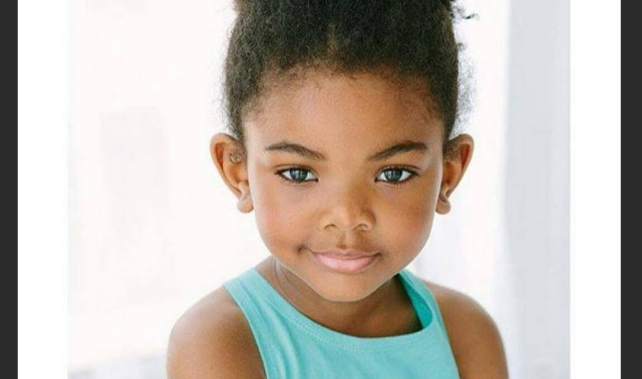
#> input picture pp2.png, 642 x 379 px, found by its file name
$ python 'Face Detection and Eye Color and skin color.py'
#> lines starting #> are read from the running program, lines starting #| are printed output that depends on the picture; after the words box and inside, x2 and y2 are one past the last pixel; in counts of white or black regions, pixels touching at a corner belong together
import cv2
import numpy as np

# Function to determine the eye color based on Hue and Value in the HSV color space
def get_eye_color(hue, value):
    if value < 50:
        return "black"  # If the brightness is low, the eye is considered black.
    elif hue >= 100 and hue <= 140:
        return "blue"
    elif hue >= 40 and hue <= 80:
        return "green"
    elif hue >= 10 and hue <= 25:
        return "brown"
    elif hue >= 25 and hue <= 35:
        return "Hazel"
    elif hue >= 85 and hue <= 135:
        return "Gray"
    elif hue >= 30 and hue <= 50:
        return "Amber"
    elif hue >= 140 and hue <= 160:
        return "Violet"
    else:
        return "Undefined"  # If the color doesn't match known color ranges

# Function to determine the skin tone based on Hue, Saturation, and Value in the HSV color space
def get_skin_tone(hue, saturation, value):
    if saturation < 40:
        return "Pale"  # If saturation is low, the skin is considered pale
    elif hue >= 0 and hue <= 25:
        return "Light skin"
    elif hue >= 25 and hue <= 40:
        return "Medium light skin"
    elif hue >= 40 and hue <= 60:
        return "Medium skin"
    elif hue >= 60 and hue <= 90:
        return "Medium dark skin"
    elif hue >= 90 and hue <= 140:
        return "Dark skin"
    else:
        return "Unknown skin tone"  # If the color doesn't match known skin tones

# Function to detect face and eyes, then classify their colors and skin tone
def detect_face_and_eyes(image_path):
    # Load the image
    image = cv2.imread(image_path)
#> image is the input picture: shape (379, 642, 3); mean B, G, R 178, 186.1, 193.7
    if image is None:
        print("Image not found or failed to load.")
        return

    gray = cv2.cvtColor(image, cv2.COLOR_BGR2GRAY)
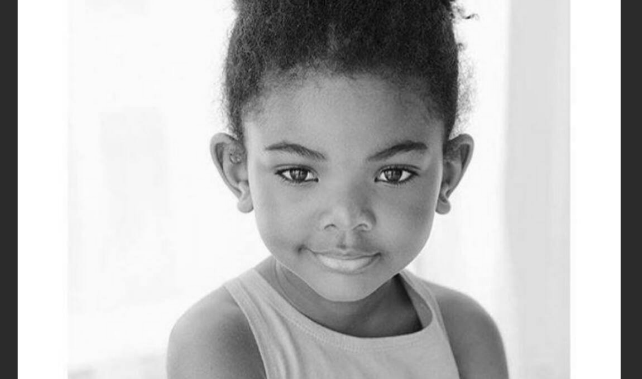
#> gray: shape (379, 642); min 5, max 255, mean 187.5

    # Load Haar Cascade files for face and eye detection
    face_cascade = cv2.CascadeClassifier(cv2.data.haarcascades + 'haarcascade_frontalface_default.xml')
    if face_cascade.empty():
        print("Failed to load Haar Cascade file for face detection.")
        return

    eye_cascade = cv2.CascadeClassifier(cv2.data.haarcascades + 'haarcascade_eye.xml')
    if eye_cascade.empty():
        print("Failed to load Haar Cascade file for eye detection.")
        return

    # Detect faces in the image
    faces = face_cascade.detectMultiScale(gray, 1.3, 5)
#> faces = [[215, 68, 257, 257]]

    # For each detected face, detect eyes and classify their color
    for (x, y, w, h) in faces:
        cv2.rectangle(image, (x, y), (x + w, y + h), (255, 0, 0), 2)  # Draw a rectangle around the face
        face_region = image[y:y + h, x:x + w]

        # Detect eyes within the face region
        eyes = eye_cascade.detectMultiScale(face_region)

        # Ensure only two eyes are detected
        eyes_detected = 0  # Counter for detected eyes
        for (ex, ey, ew, eh) in eyes:
            if eyes_detected < 2:  # If fewer than two eyes are detected
                cv2.rectangle(image, (x + ex, y + ey), (x + ex + ew, y + ey + eh), (0, 255, 0), 2)  # Draw a rectangle around the eye
                eye = image[y + ey:y + ey + eh, x + ex:x + ex + ew]  # Extract the eye region
                eye_resized = cv2.resize(eye, (50, 50))  # Resize the eye image for better processing speed
                hsv_eye = cv2.cvtColor(eye_resized, cv2.COLOR_BGR2HSV)  # Convert the eye image to HSV
                avg_hue = np.mean(hsv_eye[:, :, 0])  # Get the average Hue value
                avg_value = np.mean(hsv_eye[:, :, 2])  # Get the average Value (brightness)
                eye_color = get_eye_color(avg_hue, avg_value)  # Determine the eye color

                # Display the eye color on the image
                font = cv2.FONT_HERSHEY_SIMPLEX
                cv2.putText(image, eye_color, (x + ex, y + ey - 10), font, 0.9, (255, 255, 255), 2, cv2.LINE_AA)
                eyes_detected += 1  # Increment the eye counter

        # Extract the skin region (area below the face, roughly the neck and lower face)
        skin_region = image[y + int(h/4):y + h, x:x + w]
        hsv_skin = cv2.cvtColor(skin_region, cv2.COLOR_BGR2HSV)  # Convert the skin region to HSV
        avg_hue_skin = np.mean(hsv_skin[:, :, 0])  # Get the average Hue of the skin
        avg_saturation_skin = np.mean(hsv_skin[:, :, 1])  # Get the average Saturation of the skin
        avg_value_skin = np.mean(hsv_skin[:, :, 2])  # Get the average Value of the skin
        skin_tone = get_skin_tone(avg_hue_skin, avg_saturation_skin, avg_value_skin)  # Determine the skin tone

        # Display the skin tone on the image
        cv2.putText(image, skin_tone, (x, y - 10), font, 0.9, (255, 255, 255), 2, cv2.LINE_AA)
#> this loop made 1 pass
#> (x, y, w, h, eyes, avg_hue_skin, avg_saturation_skin) on pass 1: (215, 68, 257, 257, [[53, 78, 55, 55], [149, 78, 57, 57]], 30.03, 101.7)
#> pass 1, in detect_face_and_eyes, `face_region = image[y:y + h, x:x + w]`:
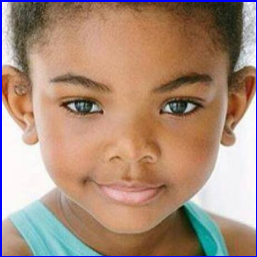
#> face_region: shape (257, 257, 3); mean B, G, R 123.3, 141.4, 170.7
#> pass 1, in detect_face_and_eyes, `skin_region = image[y + int(h/4):y + h, x:x + w]`:
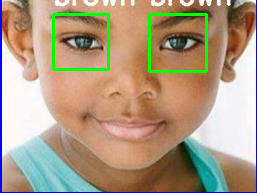
#> skin_region: shape (193, 257, 3); mean B, G, R 130.2, 154.9, 174.5
#> after the loop:
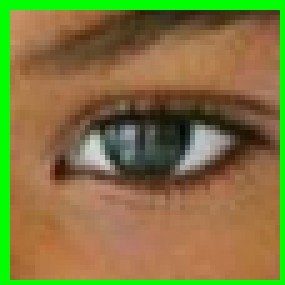
#> eye: shape (57, 57, 3) (shown 5 times larger); mean B, G, R 62.4, 117.9, 128.6
#> after the loop:
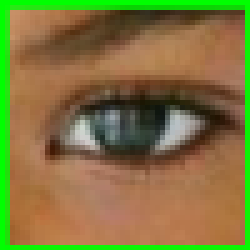
#> eye_resized: shape (50, 50, 3) (shown 5 times larger); mean B, G, R 62.1, 118.3, 128
#> after the loop:
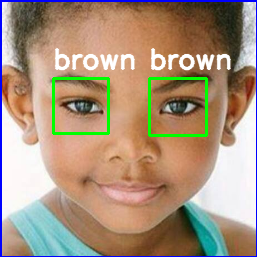
#> face_region: shape (257, 257, 3); 5.05% of pixels changed, all inside (x1, y1, x2, y2) = (52, 48, 231, 137)
#> after the loop:
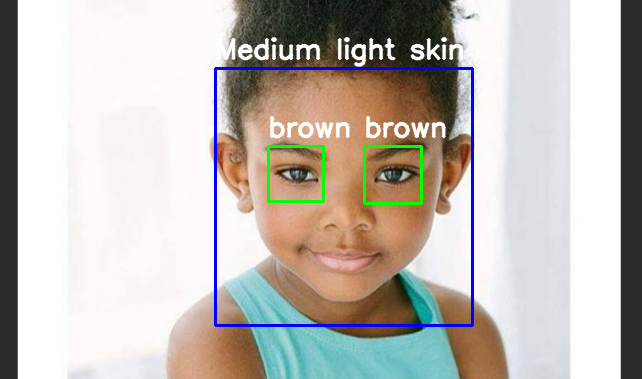
#> image: shape (379, 642, 3); 3.89% of pixels changed, all inside (x1, y1, x2, y2) = (214, 37, 474, 327)

    # Display the image with face, eye colors, and skin tone
    cv2.imshow('Image', image)
    cv2.waitKey(0)
    cv2.destroyAllWindows()

# Call the function with the image path
detect_face_and_eyes('C:/Users/XPRISTO/Desktop/advanced programing/projekt/pp2.png')

$ run again, with photo4.jpg saved as pp2.png
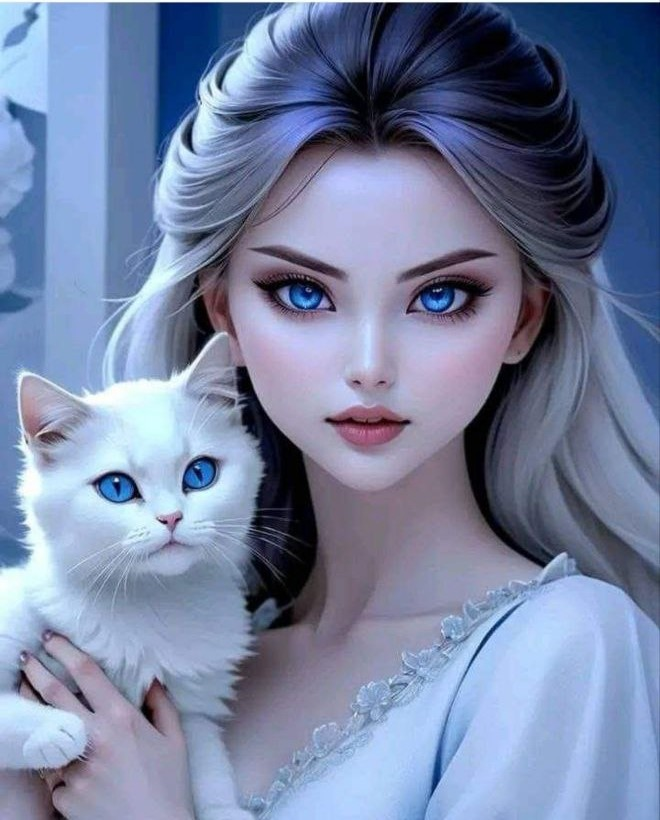
#> input picture photo4.jpg, 660 x 820 px, found by its file name
#> in detect_face_and_eyes, image is the input picture: shape (820, 660, 3); mean B, G, R 161.7, 130, 117.2
#> faces = [[46, 391, 232, 232], [197, 166, 348, 348]]
#> the loop in detect_face_and_eyes, `for (x, y, w, h) in faces:` made 2 passes
#> (x, y, w, h, avg_hue_skin, avg_saturation_skin, avg_value_skin) on pass 1: (46, 391, 232, 232, 107.1, 80.07, 187)
#> after the loop in detect_face_and_eyes, `for (x, y, w, h) in faces:`:
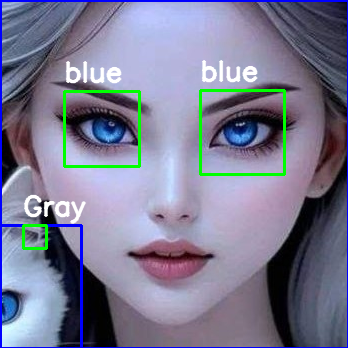
#> face_region: shape (348, 348, 3); mean B, G, R 146.2, 122.3, 121.8
#> after the loop in detect_face_and_eyes, `for (x, y, w, h) in faces:`:
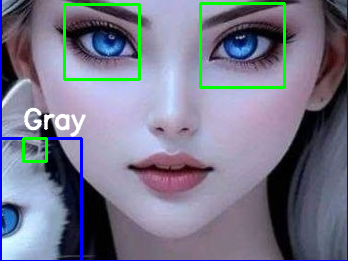
#> skin_region: shape (261, 348, 3); mean B, G, R 139.7, 119.6, 119
